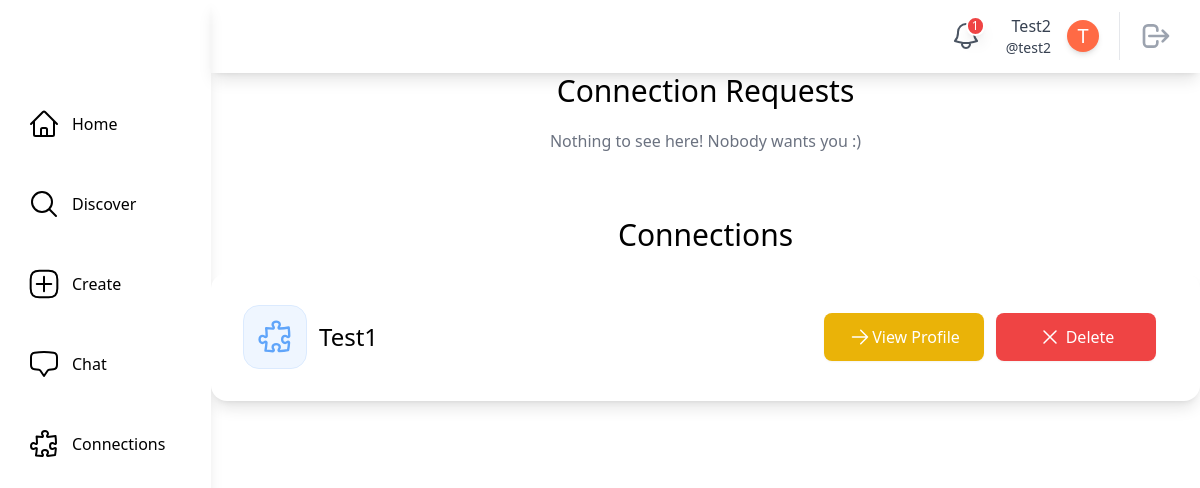
Before: /connections/test2 (signed in) with the older database file.
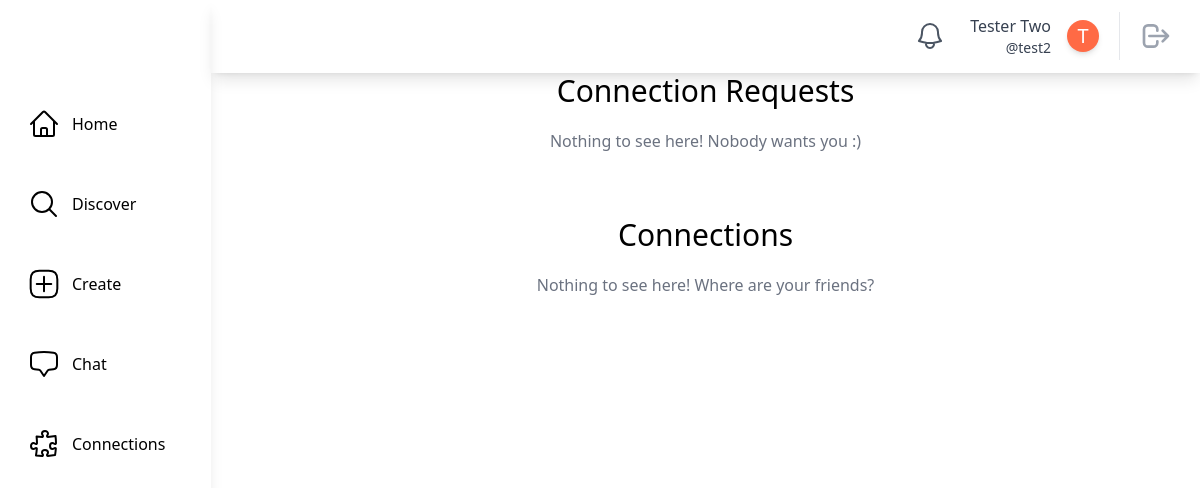
After: the same page with the newer database file.
### main/models.py (models this page shows, shortened)
class SocialUser(AbstractUser):
    class Pronouns(models.IntegerChoices):
        SHE = 1, _("She/Her")
        HE = 2, _("He/Him")
        THEY = 3, _("They/Them")
        OTHER = 4, _("Other/Prefer Not To Say")
    username = models.CharField(max_length=30, unique=True)
    email = models.EmailField(unique=True, default="@nyu.edu")
    full_name = models.CharField(max_length=50, default="")
    pronouns = models.IntegerField(default=Pronouns.OTHER, choices=Pronouns.choices)
    date_of_birth = models.DateField(null=True)
    major = models.CharField(max_length=100, default="undeclared")
    tags = models.ManyToManyField(InterestTag, related_name="tags")
    profile_picture = models.ImageField(
        upload_to="profile_pics/", null=True, blank=True
    )
    timestamp = models.DateTimeField("timestamp", default=timezone.now)  # joined

class Connection(models.Model):
    class ConnectionStatus(models.IntegerChoices):
        NOT_CONNECTED = 1, _("Not Connected")
        REQUESTED = 2, _("Requested")
        CONNECTED = 3, _("Connected")
        BLOCKED = 4, _("Blocked")
    requester = models.ForeignKey(
        SocialUser, on_delete=models.CASCADE, related_name="requester"
    )
    receiver = models.ForeignKey(
        SocialUser, on_delete=models.CASCADE, related_name="receiver"
    )
    timestamp = models.DateTimeField("timestamp", default=timezone.now)
    status = models.IntegerField(
        default=ConnectionStatus.NOT_CONNECTED, choices=ConnectionStatus.choices
    )
    notification = models.ForeignKey(
        Notification, on_delete=models.CASCADE, null=True, blank=True
    )
    class Meta:
        unique_together = ["requester", "receiver"]
    @classmethod
    def get_pending_connections(cls, user):
        return (
            cls.objects.filter(receiver=user)
            .filter(status=Connection.ConnectionStatus.REQUESTED)
            .all()
        )
    @classmethod
    def get_active_connections(cls, user):
        return cls.objects.filter(
            (models.Q(requester=user) | models.Q(receiver=user))
            & models.Q(status=Connection.ConnectionStatus.CONNECTED)
        ).all()

### main/views.py (the view)
@method_decorator(login_required, name="dispatch")
class ConnectionsPageView(LoginRequiredMixin, generic.DetailView):
    model = SocialUser
    template_name = "main/connections.html"
    def get_object(self, queryset=None):
        return get_object_or_404(SocialUser, username=self.kwargs.get("username"))
    def get_context_data(self, **kwargs):
        context = super().get_context_data(**kwargs)
        context["current_user"] = self.request.user
        context["active_requests"] = Connection.get_pending_connections(
            self.request.user
        )
        context["active_connections"] = Connection.get_active_connections(
            self.request.user
        )
        return context

### main/models.py (called while the page is built)
    @classmethod
    def count_unread_notifications(cls, user):
        return (
            cls.objects.filter(models.Q(recipient_user=user, is_read=False))
            .all()
            .order_by("-timestamp")
            .count()
        )

### theme/templatetags/theme_customfilters.py (called while the page is built)
@register.filter
def count_unread_notifications(user):
    return Notification.count_unread_notifications(user)

### main/templates/main/connections.html (shortened to what this page needs)
{% extends "base.html" %}
{% block content %}
    <div class="overflow-y-auto">
        <h1 class="text-3xl mb-5 text-center">Connection Requests</h1>
        {% if active_requests %}
            {% for connection_request in active_requests %}
                {% include "main/connection_card.html" with connection=connection_request %}
            {% endfor %}
        {% else %}
            <p class="text-center text-gray-500">Nothing to see here! Nobody wants you :)</p>
        {% endif %}
    </div>
    <div class="overflow-y-auto">
        <h1 class="text-3xl mb-5 text-center">Connections</h1>
        {% if active_connections %}
            {% for active_connection in active_connections %}
                {% include "main/connection_card.html" with connection=active_connection %}
            {% endfor %}
        {% else %}
            <p class="text-center text-gray-500">Nothing to see here! Where are your friends?</p>
        {% endif %}
    </div>
{% endblock content %}

### theme/templates/base.html (shortened to what the changed rows need)
{% load static tailwind_tags %}
{% load theme_customfilters %}
<!DOCTYPE html>
<html lang="en">
    <head>
        {% tailwind_css %}
    </head>
    <body class="flex bg-white min-h-screen">
        {% if user.is_authenticated %}
            <div class="h-screen w-full bg-white relative flex overflow-hidden">
                <aside class="h-full shadow-lg w-64 flex flex-col space-y-10 items-start relative bg-white text-black">
                    <div class="h-16 flex items-center w-full">
                    </div>
                    <a href="{% url 'main:home' %}"
                       class="flex items-center ml-6 p-1 rounded hover:bg-gray-100 focus:bg-gray-100 transition duration-200 transform hover:scale-110">
                        <span class="ml-3">Home</span>
                    </a>
                    <a href="{% url 'main:discover' %}"
                       class="flex items-center ml-6 p-1 rounded hover:bg-gray-100 focus:bg-gray-100 transition duration-200 transform hover:scale-110">
                        <svg xmlns="http://www.w3.org/2000/svg"
                             fill="none"
                             viewBox="0 0 24 24"
                             stroke-width="1.5"
                             stroke="currentColor"
                             class="w-8 h-8">
                            <path stroke-linecap="round" stroke-linejoin="round" d="M21 21l-5.197-5.197m0 0A7.5 7.5 0 105.196 5.196a7.5 7.5 0 0010.607 10.607z" />
                        </svg>
                        <span class="ml-3">Discover</span>
                    </a>
                    <a href="{% url 'posts:create_post' %}"
                       class="flex items-center ml-6 p-1 rounded hover:bg-gray-100 focus:bg-gray-100 transition duration-200 transform hover:scale-110">
                        <span class="ml-3">Create</span>
                    </a>
                    <a href="{% url 'chat:chat_room_list' %}"
                       class="flex items-center ml-6 p-1 rounded hover:bg-gray-100 focus:bg-gray-100 transition duration-200 transform hover:scale-110">
                        <span class="ml-3">Chat</span>
                    </a>
                    <a href="{% url 'main:connections' user.username %}"
                       class="flex items-center ml-6 p-1 rounded hover:bg-gray-100 focus:bg-gray-100 transition duration-200 transform hover:scale-110">
                        <span class="ml-3">Connections</span>
                    </a>
                </aside>
                <div class="w-full h-full flex flex-col justify-between">
                    <header class="h-20 w-full flex items-center relative justify-end px-5 shadow-lg">
                        <a href="{% url 'main:notifications' user.username %}"
                           class="relative p-2 text-gray-600 hover:bg-gray-100 hover:text-gray-600 focus:bg-gray-100 focus:text-gray-600 rounded-full">
                           <span class="absolute top-1 left-6 text-xs bg-red-500 text-white font-medium px-1 shadow-lg rounded-full border-2 border-white">
                               {% if user|count_unread_notifications > 0 %}
                                {{ user|count_unread_notifications }}
                               {% endif %}
                           </span>
                        </a>
                        <a href="{% url 'main:profile_page' user.username %}"
                           class="rounded hover:bg-gray-100 hover:text-gray-600 focus:bg-gray-100 focus:text-gray-600 px-2 ml-2">
                            <div class="flex flex-shrink-0 items-center space-x-4 text-gray-700">
                                <div class="flex flex-col items-end ">
                                    <div class="text-md font-medium ">{{ user.full_name|capfirst }}</div>
                                    <div class="text-sm font-regular">@{{ user.username }}</div>
                                </div>
                                <div class="rounded-full h-8 w-8 bg-[#ff6a45] flex items-center justify-center shadow-md border-white transition duration-200 transform hover:scale-110">
                                    {% if user.profile_picture %}
                                        {% comment %} Profile Picture with same shape {% endcomment %}
                                    {% else %}
                                            <span class="text-white text-xl">{{ user.full_name|first|capfirst }}</span>
                                    {% endif %}
                                </div>
                            </div>
                        </a>
                        <div class="border-l pl-3 ml-3 space-x-1">
                            <button class="relative p-2 text-gray-400 hover:bg-gray-100 hover:text-gray-600 focus:bg-gray-100 focus:text-gray-600 rounded-full">
                                <a href="{% url 'main:logout' %}">
                                    <svg aria-hidden="true"
                                         fill="none"
                                         viewBox="0 0 24 24"
                                         stroke="currentColor"
                                         class="h-8 w-8">
                                        <path stroke-linecap="round" stroke-linejoin="round" stroke-width="2" d="M17 16l4-4m0 0l-4-4m4 4H7m6 4v1a3 3 0 01-3 3H6a3 3 0 01-3-3V7a3 3 0 013-3h4a3 3 0 013 3v1" />
                                    </svg>
                                </a>
                            </button>
                        </div>
                    </header>
                    <main class="max-w-full h-full flex flex-col relative overflow-auto">
                        {% block content %}
                        {% endblock content %}
                    </main>
                </div>
            </div>
        {% endif %}
    </body>
</html>

### main/templates/main/connection_card.html (shortened to what this page needs)
<div class="flex flex-col p-8 mb-5 bg-white shadow-lg hover:shodow-xl rounded-2xl overflow-auto">
    <div class="flex items-center justify-between">
        <div class="flex items-center">
            <div class="flex flex-col ml-3">
                {% if connection.status == connection.ConnectionStatus.REQUESTED %}
                    <div class="font-medium text-2xl leading-none">{{ connection.requester.username|capfirst }} would like to connect</div>
                {% elif connection.status == connection.ConnectionStatus.CONNECTED %}
                    {% if connection.requester.username == current_user.username %}
                        <div class="font-medium text-2xl leading-none">{{ connection.receiver.username|capfirst }}</div>
                    {% else %}
                        <div class="font-medium text-2xl leading-none">{{ connection.requester.username|capfirst }}</div>
                    {% endif %}
                {% endif %}
            </div>
        </div>
        <div class="flex">
            {% if connection.requester.username == current_user.username %}
                <a href="{% url 'main:profile_page' username=connection.receiver.username %}"
                   class="w-40 inline-flex items-center justify-center px-5 py-3 text-base font-medium text-center text-white rounded-lg shadow-sm cursor-pointer bg-yellow-500">
                    <svg xmlns="http://www.w3.org/2000/svg"
                         fill="none"
                         viewBox="0 0 24 24"
                         stroke-width="1.5"
                         stroke="currentColor"
                         class="w-6 h-6">
                        <path stroke-linecap="round" stroke-linejoin="round" d="M4.5 12h15m0 0l-6.75-6.75M19.5 12l-6.75 6.75" />
                    </svg>
                    <span class="relative">View Profile</span>
                </a>
            {% else %}
                <a href="{% url 'main:profile_page' username=connection.requester.username %}"
                   class="w-40 inline-flex items-center justify-center px-5 py-3 text-base font-medium text-center text-white rounded-lg shadow-sm cursor-pointer bg-yellow-500">
                    <svg xmlns="http://www.w3.org/2000/svg"
                         fill="none"
                         viewBox="0 0 24 24"
                         stroke-width="1.5"
                         stroke="currentColor"
                         class="w-6 h-6">
                        <path stroke-linecap="round" stroke-linejoin="round" d="M4.5 12h15m0 0l-6.75-6.75M19.5 12l-6.75 6.75" />
                    </svg>
                    <span class="relative">View Profile</span>
                </a>
            {% endif %}
            <a href="{% url 'main:cancel_connection' requester=connection.requester.username receiver=current_user.username %}"
               class="w-40 mx-3 inline-flex items-center justify-center px-5 py-3 text-base font-medium text-center text-white rounded-lg shadow-sm cursor-pointer bg-red-500">
                <svg xmlns="http://www.w3.org/2000/svg"
                     fill="none"
                     viewBox="0 0 24 24"
                     stroke-width="1.5"
                     stroke="currentColor"
                     class="w-6 h-6 mr-1">
                    <path stroke-linecap="round" stroke-linejoin="round" d="M6 18L18 6M6 6l12 12" />
                </svg>
                <span class="relative">Delete</span>
            </a>
        </div>
    </div>
</div>

Changed rows visible on the page:
removed Connection: requester.username "Test1", shows "View Profile"
changed SocialUser "test2": full_name "Test2" → "Tester Two"; id "1" → (not shown)
Other visible differences:
text now shown: "Nothing to see here! Where are your friends?"
